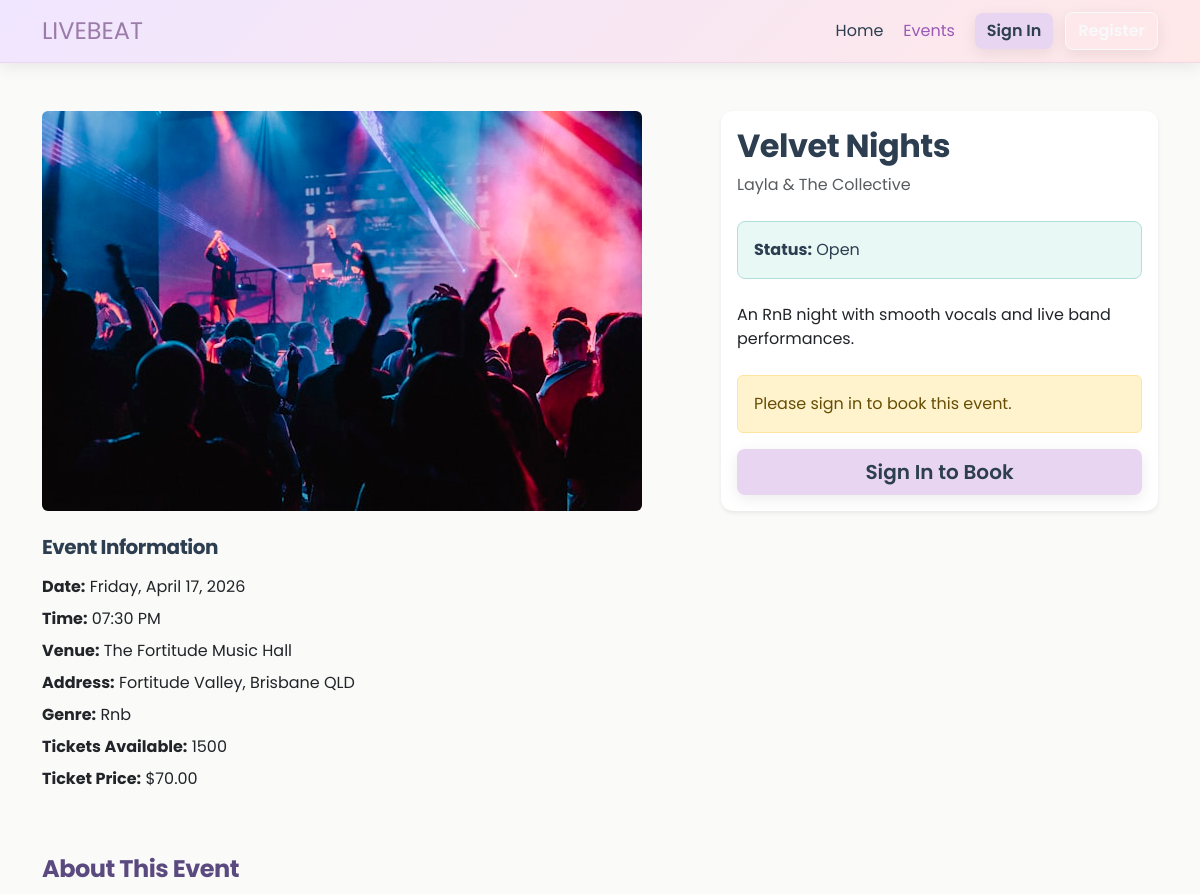
/events/4 (upper part), run on an earlier commit of the app's database.
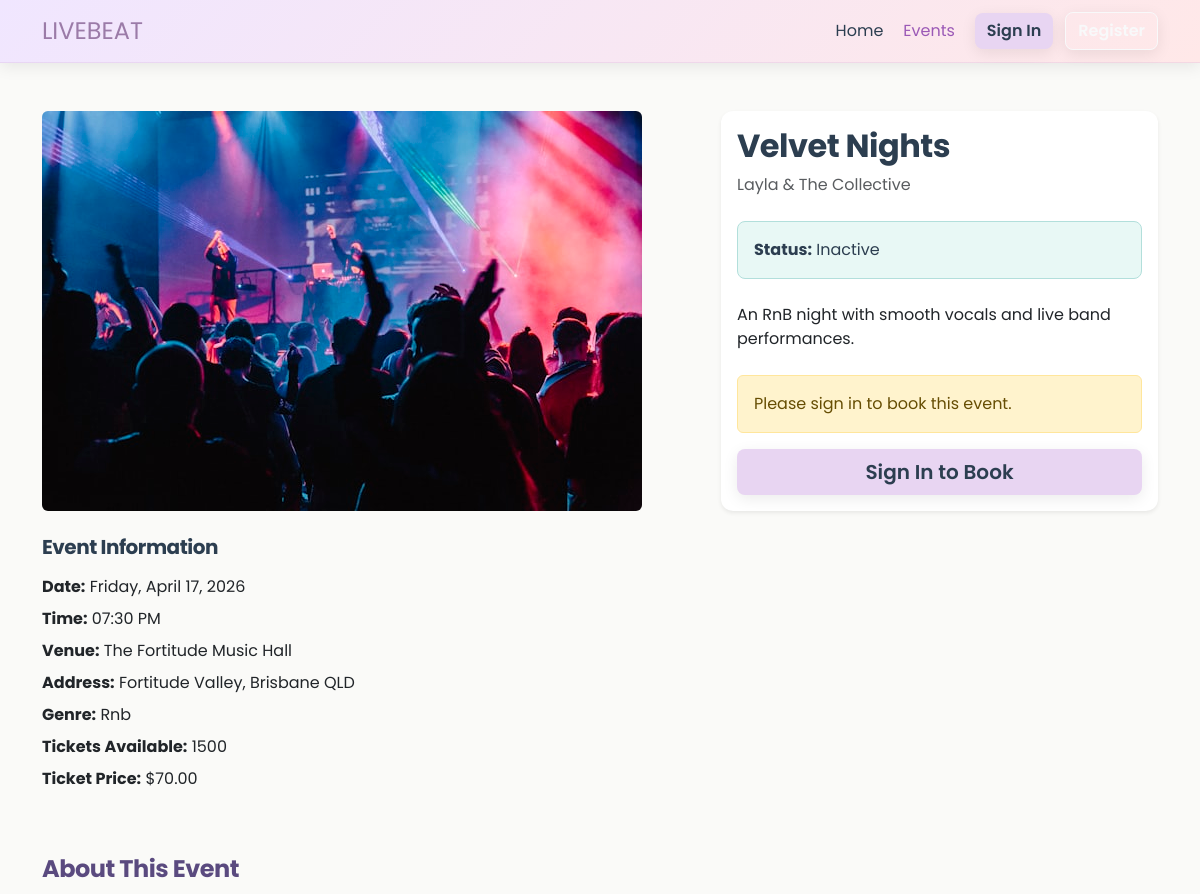
And on a later commit of the database.
### livebeat/models.py (models this page shows)
class Event(db.Model):
    id = db.Column(db.Integer, primary_key=True)
    title = db.Column(db.String(100), nullable=False)
    artist = db.Column(db.String(100), nullable=False)
    description = db.Column(db.Text, nullable=False)
    category = db.Column(db.String(50), nullable=False)
    status = db.Column(db.String(20), default="Open")
    capacity = db.Column(db.Integer, nullable=False)
    date = db.Column(db.DateTime, nullable=False)
    venue_name = db.Column(db.String(120), nullable=False)
    venue_address = db.Column(db.String(200), nullable=False)
    ticket_price = db.Column(db.Float, nullable=False)
    acknowledgement = db.Column(db.Text)
    image = db.Column(db.String(200), default="concert1.jpg")
    user_id = db.Column(db.Integer, db.ForeignKey("user.id"))
    bookings = db.relationship("Booking", backref="event", lazy=True)
    comments = db.relationship("Comment", backref="event", lazy=True)

### livebeat/views.py (the view)
@main_bp.route("/events/<int:event_id>", methods=["GET", "POST"])
def event_details(event_id):
    event = Event.query.get_or_404(event_id)
    if event.status not in ("Inactive", "Sold Out", "Cancelled") and event.date < datetime.now():
        event.status = "Inactive"
        db.session.commit()
    comments = Comment.query.filter_by(event_id=event.id).order_by(Comment.date.desc()).all()
    booking_form = BookingForm()
    return render_template(
        "event-details.html",
        event=event,
        comments=comments,
        booking_form=booking_form,
    )

### livebeat/templates/event-details.html (shortened to what this page needs)
{% extends 'base.html' %}
{% block content %}
<section class="py-5">
    <div class="container">
        <div class="row g-5">
            <div class="col-lg-7">
                <img src="{{ url_for('static', filename='images/' ~ event.image) }}" alt="{{ event.title }}"
                    class="img-fluid rounded">
                <div class="mt-4">
                    <h5 class="mb-3">Event Information</h5>
                    <ul class="list-unstyled">
                        <li class="mb-2"><strong>Date:</strong> {{ event.date.strftime('%A, %B %d, %Y') }}</li>
                        <li class="mb-2"><strong>Time:</strong> {{ event.date.strftime('%I:%M %p') }}</li>
                        <li class="mb-2"><strong>Venue:</strong> {{ event.venue_name }}</li>
                        <li class="mb-2"><strong>Address:</strong> {{ event.venue_address }}</li>
                        <li class="mb-2"><strong>Genre:</strong> {{ event.category|capitalize }}</li>
                        <li class="mb-2"><strong>Tickets Available:</strong> {{ event.capacity }}</li>
                        <li class="mb-2"><strong>Ticket Price:</strong> ${{ "%.2f"|format(event.ticket_price) }}</li>
                    </ul>
                </div>
            </div>
            <div class="col-lg-5">
                <div class="card border-0 shadow-sm">
                    <div class="card-body">
                        <h2 class="card-title mb-2">{{ event.title }}</h2>
                        <p class="text-muted mb-4">{{ event.artist }}</p>
                        <div class="alert alert-info mb-4">
                            <strong>Status:</strong> {{ event.status }}
                        </div>
                        <p class="mb-4">{{ event.description }}</p>
                        {% if current_user.is_authenticated %}
                        {% if event.status == "Open" and event.capacity > 0 %}
                        <form method="POST" action="{{ url_for('main.book_event', event_id=event.id) }}">
                            {{ booking_form.hidden_tag() }}
                            <div class="mb-4">
                                <label for="{{ booking_form.ticket_quantity.id }}" class="form-label">
                                    <strong>Ticket quantity:</strong>
                                </label>
                                {{ booking_form.ticket_quantity(
                                class="form-control form-control-lg mb-2",
                                min="1",
                                max=event.capacity,
                                required=True
                                ) }}
                            </div>
                            {{ booking_form.submit(class="btn btn-primary btn-lg w-100 mb-3") }}
                        </form>
                        {% else %}
                        <div class="alert alert-warning mb-0">
                            This event is not currently available for booking.
                        </div>
                        {% endif %}
                        {% else %}
                        <div class="alert alert-warning">Please sign in to book this event.</div>
                        <a href="{{ url_for('auth.login') }}" class="btn btn-primary btn-lg w-100">Sign In to Book</a>
                        {% endif %}
                    </div>
                </div>
            </div>
        </div>
        <div class="row mt-5">
            <div class="col-lg-8">
                <h3 class="mb-3">About This Event</h3>
            </div>
        </div>
    </div>
</section>
{% endblock %}

What changed in the data, as far as the page shows it:
changed Event "Velvet Nights": status "Open" → "Inactive"
